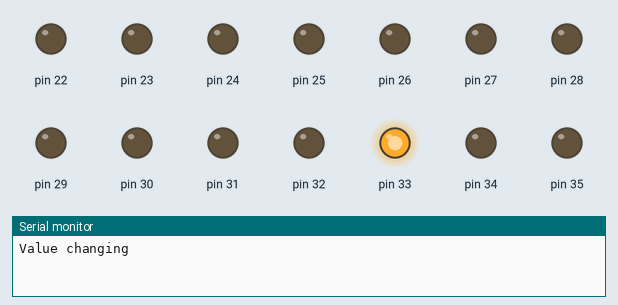
The sketch below on a simulated Arduino Mega 2560, built with avr-gcc and run on an emulated ATmega2560. On the bench: output pins drawn as LEDs (lit = HIGH), the last lines printed to the serial monitor.

Above: at 0.5 s.
At 2.5 s:
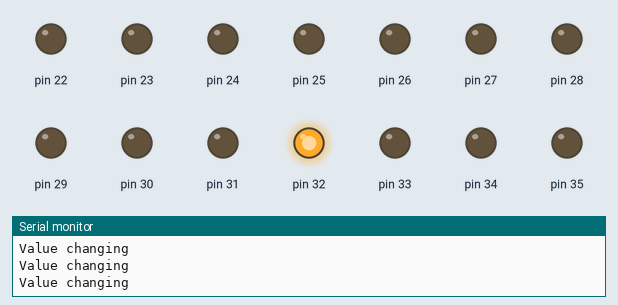
At 4.5 s:
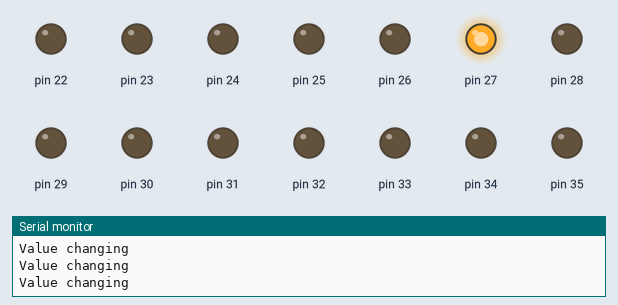
At 6.5 s:
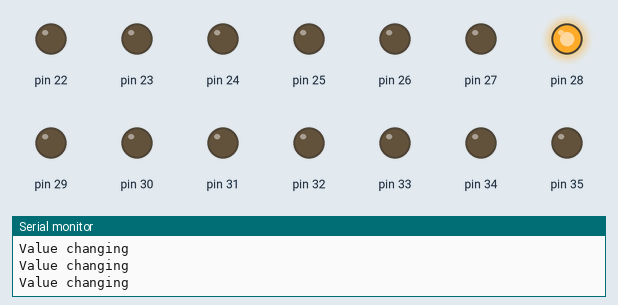
At 9.5 s:
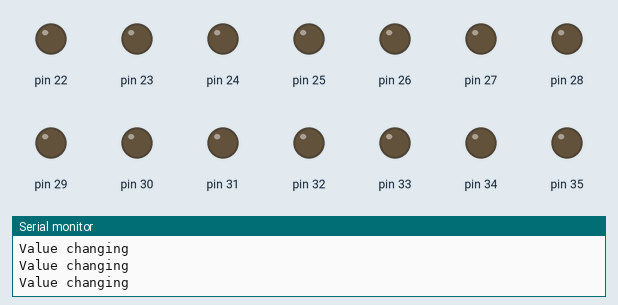
Timing chart, 0 to 10.4 s (numbered marks = the images above):
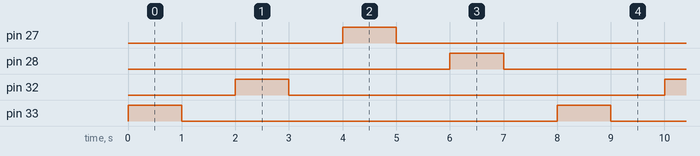

The sketch:

outputPortMega.ino
```cpp
byte DI_00 = 37;
byte DI_01 = 36;
byte DI_02 = 35;
byte DI_03 = 34;

byte DO_00 = 33;
byte DO_01 = 32;
byte DO_02 = 31;
byte DO_03 = 30;
byte DO_04 = 27;
byte DO_05 = 28;
byte DO_06 = 29;
//PA0-->22,PA1-->23,PA2-->24,PA3-->25,PA4-->26,PA5-->27,PA6-->28,PA7-->29.
struct portStruct {
    byte bitMask;
    byte pin;
    boolean curState;
    boolean prevState;
};

portStruct diPorts[4] = {
                            {0b00000001, DI_00, false, false},
                            {0b00000010, DI_01, false, false},
                            {0b00000100, DI_02, false, false},
                            {0b00001000, DI_03, false, false}
                        };
// DDRC = 0b11110000; //30,31,32,33, 34,35,36,37 -->for mega
//DDRA = 0b11111111 //29,28,27,26,25,24,23,22 --> for mega
portStruct doPorts[7] = {
                            {0b00010000, DO_00, false, false},
                            {0b00100000, DO_01, false, false},
                            {0b01000000, DO_02, false, false},
                            {0b10000000, DO_03, false, false},
                            {0b00100000, DO_04, false, false},
                            {0b01000000, DO_05, false, false},
                            {0b10000000, DO_06, false, false}
                        };

void setup()
{
    Serial.begin(9600);
    DDRC = 0b11111111; //30,31,32,33, 34,35,36,37
    DDRA = 0b11111111; //29,28,27,26,25,24,23,22
}

void loop()
{
    writeDOPort(DO_00,true);
    delay(1000);
    writeDOPort(DO_00,false);
    delay(1000);

    writeDOPort(DO_01,true);
    delay(1000);
    writeDOPort(DO_01,false);
    delay(1000);

    writeDOPort(DO_04,true);
    delay(1000);
    writeDOPort(DO_04,false);
    delay(1000);

    writeDOPort(DO_05,true);
    delay(1000);
    writeDOPort(DO_05,false);
    delay(1000);
}


void writeDOPort(byte port,boolean value)
{
    for(unsigned int i=0; i< sizeof(doPorts)/sizeof(portStruct); i++) {
        if( doPorts[i].pin == port){
            doPorts[i].prevState = doPorts[i].curState;
            doPorts[i].curState = value;
            if(doPorts[i].prevState != doPorts[i].curState){
                digitalWrite(port,value);
                Serial.println("Value changing");
            }else
                Serial.println("value not changing");
        }
    }
}


/*
void readDIPorts()
{
     boolean val;
     byte recd = PINC;
     //Serial.println("recd = " + String(recd));
     for( unsigned int i=0; i< sizeof(diPorts)/sizeof(portStruct); i++) {
        val = (((recd & diPorts[i].bitMask) == 0)? false:true);
        diPorts[i].curState = val;
        //Serial.println( diPorts[i].portName +  "Val  " + String(val) + " i = " + i + " curState = " + String(diPorts[i].curState) + " prevState = " + String(diPorts[i].prevState));

        if( val != diPorts[i].prevState ){
            if( val == true) {
               counter[i] += 1;
               Serial.println("Counter of  " + String(i) + "   " +  String(counter[i]));
            }
            publish(diPorts[i].portName,
                ((val == true)? "true":"false"),false);
            Serial.println(diPorts[i].portName+ ("---->  ")+String(val) + "     published");
        }
        diPorts[i].prevState = diPorts[i].curState;
     }
}
*/
```

Measured:
- by itself, pin 27, pin 28, pin 32, pin 33: alternates HIGH for 1.0 s and LOW for 7.0 s
- by itself, everything shown: repeats every 8.0 s, in 8 steps
